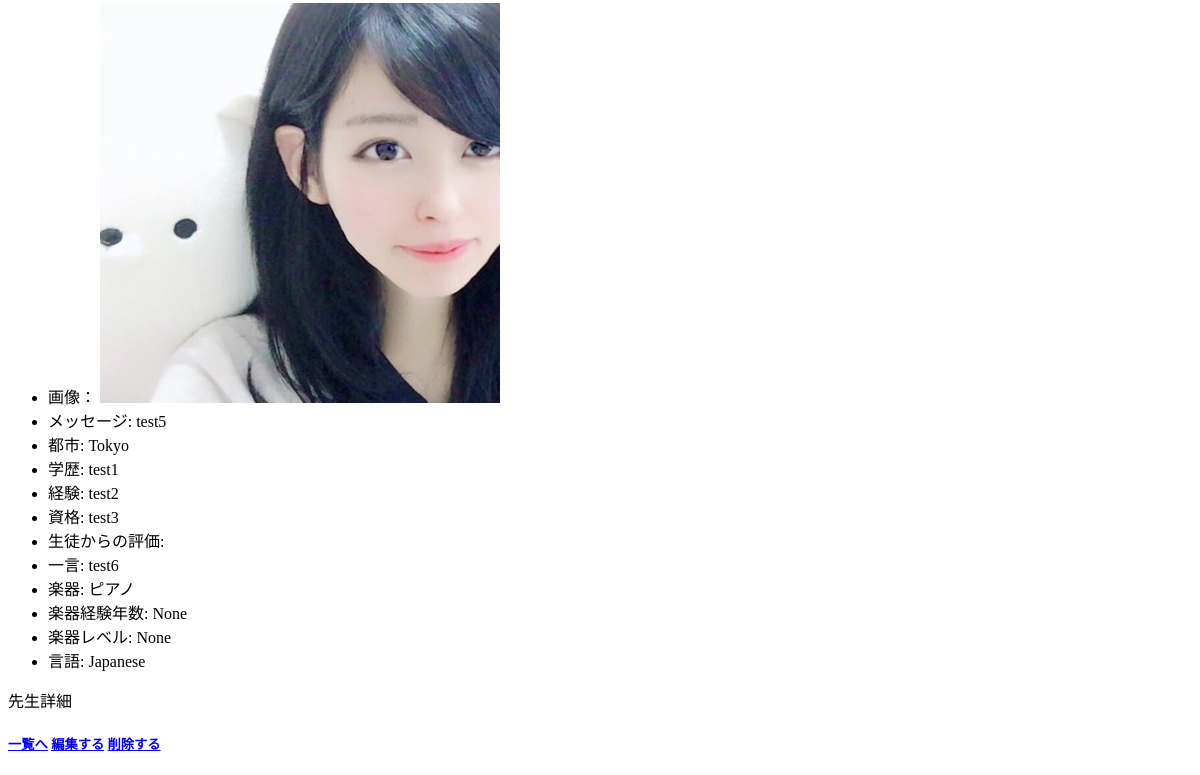
Page /music/18/detail/ (signed in, lower part) on the earlier database version.
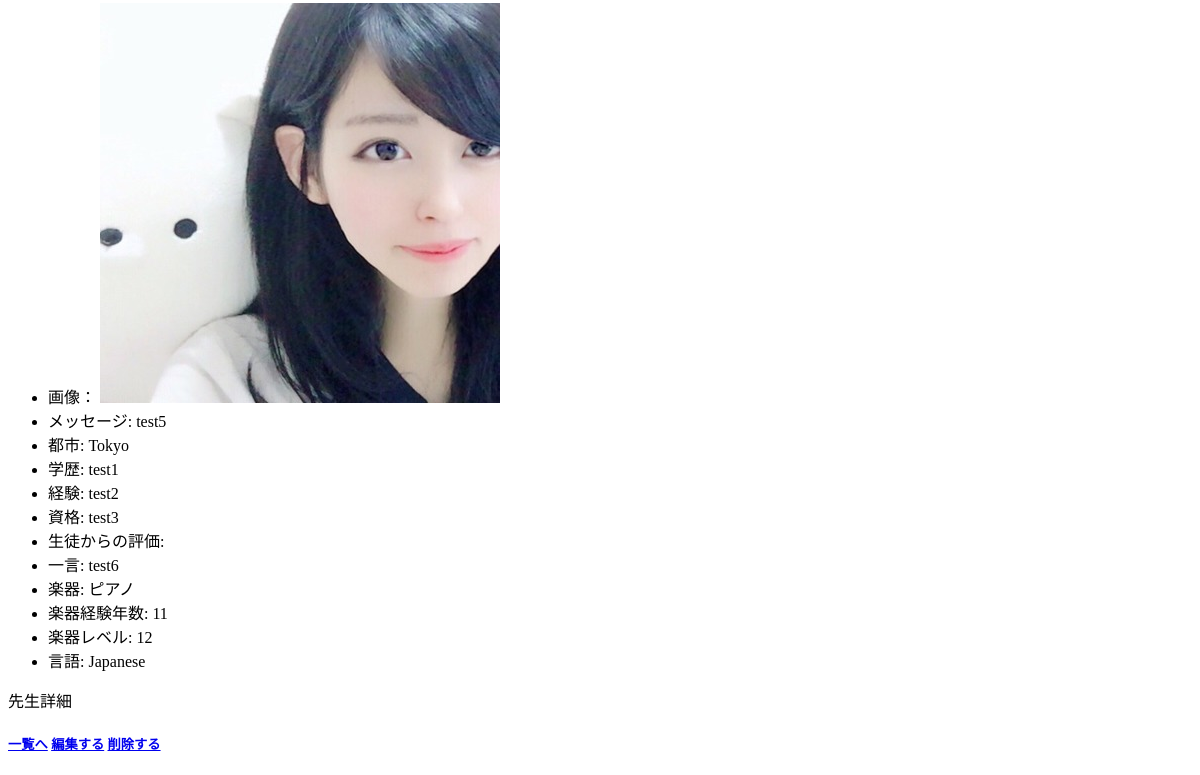
Same page on the later database version.
### music/models.py (models this page shows, shortened)
class  Teacher(models.Model):
    movie = models.URLField(max_length=200, null=True, blank=True)
    fee = models.IntegerField( validators=[MinValueValidator(0), MaxValueValidator(100)] , null=True, blank=True)
    academic = models.TextField(max_length=500)
    experience = models.TextField(max_length=500)
    certificate = models.TextField(max_length=500)
    reputation = models.TextField(max_length=500, null=True, blank=True)
    message = models.TextField(max_length=500)
    oneword = models.TextField(max_length=500)
    lang = models.ManyToManyField(language, blank=True)
    pic = models.ForeignKey(teacher_picture, on_delete=models.CASCADE, null=True, blank=True)
    user_id = models.ForeignKey(User, on_delete=models.CASCADE, verbose_name='email',default="9999")
    teaching_inst   = models.ForeignKey(instrument, related_name="teaching_inst", on_delete=models.CASCADE, null=True, blank=True)
    year = models.IntegerField(null=True, blank=True)
    revel = models.IntegerField(null=True, blank=True)

class teacher_picture(models.Model):
    image = models.ImageField(_('image'), blank=True, null=True)

class instrument(models.Model):
    inst_name = models.CharField(max_length=50)

### music/views.py (the view)
# urls.py: path('music/<int:pk>/detail/', views.DetailMusicView.as_view(),name='detail-music'),
class DetailMusicView(DetailView):
    template_name = 'music/music_detail.html'
    model = Teacher

### music/templates/music/music_detail.html (shortened to what this page needs)
<!DOCTYPE html>
<html lang='ja'>
<head>
</head>
<body>
    <ul>
        <li>画像： <img src="{{ teacher.pic.image.url }}" alt=""></li>
        <li>メッセージ: {{ teacher.message }}</li>
        <li>都市: {{ request.user.city }}</li>
        <li>学歴: {{ teacher.academic }}</li>
        <li>経験: {{ teacher.experience }}</li>
        <li>資格: {{ teacher.certificate }}</li>
        <li>生徒からの評価: {{ request.reputation }}</li>
        <li>一言: {{ teacher.oneword }}</li>
        <li>楽器: {{ teacher.teaching_inst.inst_name }}</li>
        <li>楽器経験年数: {{ teacher.year }}</li>
        <li>楽器レベル: {{ teacher.revel }}</li>
        {% for lang in teacher.lang.all %}
          <li>言語: {{ lang.language_name }}</li>
          {% endfor %}
    </ul>
  </body>
  </html>
<div class="card">
    <h5 class="card-header">{{ object.title }}
    <div class="card-text"
     <p class="card-text">{{ object.text }}</p>
     <a href="{% url 'music:teacher-music' object.pk %}" class="btn btn-primary">一覧へ</a>
     <a href="{% url 'music:update-music' object.pk %}" class="btn btn-primary">編集する</a>
     <a href="{% url 'music:delete-music' object.pk %}" class="btn btn-primary">削除する</a>
   </div>
 </div>

Differences in the rows shown:
changed Teacher "test5": year "None" → "11"; revel "None" → "12"
